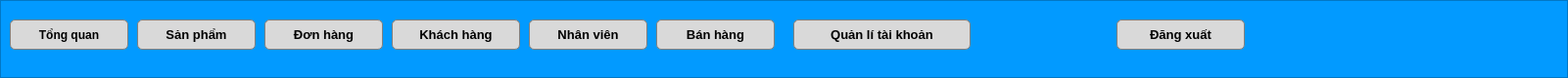
   <widget class="QFrame" name="frame">
    <property name="geometry">
     <rect>
      <x>-1</x>
      <y>0</y>
      <width>1601</width>
      <height>80</height>
     </rect>
    </property>
    <property name="styleSheet">
     <string notr="true">background-color: rgb(2, 154, 255);</string>
    </property>
    <property name="frameShape">
     <enum>QFrame::StyledPanel</enum>
    </property>
    <property name="frameShadow">
     <enum>QFrame::Raised</enum>
    </property>
    <widget class="QPushButton" name="btTong_quan">
     <property name="geometry">
      <rect>
       <x>10</x>
       <y>20</y>
       <width>121</width>
       <height>31</height>
      </rect>
     </property>
     <property name="font">
      <font>
       <weight>75</weight>
       <bold>true</bold>
      </font>
     </property>
     <property name="cursor">
      <cursorShape>PointingHandCursor</cursorShape>
     </property>
     <property name="acceptDrops">
      <bool>false</bool>
     </property>
     <property name="layoutDirection">
      <enum>Qt::LeftToRight</enum>
     </property>
     <property name="autoFillBackground">
      <bool>false</bool>
     </property>
     <property name="styleSheet">
      <string notr="true">QPushButton{
background-color: rgb(217, 217, 217);
border: 1px solid gray;
border-radius: 5px;
color: black;
font-weight: bold;
}
QPushButton:hover{
background-color: #FBE30B;
}</string>
     </property>
     <property name="text">
      <string>Tổng quan</string>
     </property>
     <property name="icon">
      <iconset resource="icon/iconnav.qrc">
       <normaloff>:/icon/icon/tongquan35.png</normaloff>:/icon/icon/tongquan35.png</iconset>
     </property>
    </widget>
    <widget class="QPushButton" name="btSan_pham">
     <property name="geometry">
      <rect>
       <x>140</x>
       <y>20</y>
       <width>121</width>
       <height>31</height>
      </rect>
     </property>
     <property name="font">
      <font>
       <family>Arial</family>
       <pointsize>10</pointsize>
       <weight>75</weight>
       <bold>true</bold>
      </font>
     </property>
     <property name="cursor">
      <cursorShape>PointingHandCursor</cursorShape>
     </property>
     <property name="styleSheet">
      <string notr="true">QPushButton{
background-color: rgb(217, 217, 217);
border: 1px solid gray;
border-radius: 5px;
color: black;
font-weight: bold;
}
QPushButton:hover{
background-color: #FBE30B;
}</string>
     </property>
     <property name="text">
      <string>Sản phẩm</string>
     </property>
     <property name="icon">
      <iconset resource="icon/iconnav.qrc">
       <normaloff>:/icon/icon/sanpham35.png</normaloff>:/icon/icon/sanpham35.png</iconset>
     </property>
    </widget>
    <widget class="QPushButton" name="btDon_hang">
     <property name="geometry">
      <rect>
       <x>270</x>
       <y>20</y>
       <width>121</width>
       <height>31</height>
      </rect>
     </property>
     <property name="font">
      <font>
       <family>Arial</family>
       <pointsize>10</pointsize>
       <weight>75</weight>
       <bold>true</bold>
      </font>
     </property>
     <property name="cursor">
      <cursorShape>PointingHandCursor</cursorShape>
     </property>
     <property name="styleSheet">
      <string notr="true">QPushButton{
background-color: rgb(217, 217, 217);
border: 1px solid gray;
border-radius: 5px;
color: black;
font-weight: bold;
}
QPushButton:hover{
background-color: #FBE30B;
}</string>
     </property>
     <property name="text">
      <string>Đơn hàng</string>
     </property>
     <property name="icon">
      <iconset resource="icon/iconnav.qrc">
       <normaloff>:/icon/icon/dh.png</normaloff>:/icon/icon/dh.png</iconset>
     </property>
    </widget>
    <widget class="QPushButton" name="btKhach_hang">
     <property name="geometry">
      <rect>
       <x>400</x>
       <y>20</y>
       <width>131</width>
       <height>31</height>
      </rect>
     </property>
     <property name="font">
      <font>
       <family>Arial</family>
       <pointsize>10</pointsize>
       <weight>75</weight>
       <bold>true</bold>
      </font>
     </property>
     <property name="cursor">
      <cursorShape>PointingHandCursor</cursorShape>
     </property>
     <property name="styleSheet">
      <string notr="true">QPushButton{
background-color: rgb(217, 217, 217);
border: 1px solid gray;
border-radius: 5px;
color: black;
font-weight: bold;
}
QPushButton:hover{
background-color: #FBE30B;
}</string>
     </property>
     <property name="text">
      <string>Khách hàng</string>
     </property>
     <property name="icon">
      <iconset resource="icon/iconnav.qrc">
       <normaloff>:/icon/icon/khach35.png</normaloff>:/icon/icon/khach35.png</iconset>
     </property>
    </widget>
    <widget class="QPushButton" name="btNhan_vien">
     <property name="geometry">
      <rect>
       <x>540</x>
       <y>20</y>
       <width>121</width>
       <height>31</height>
      </rect>
     </property>
     <property name="font">
      <font>
       <family>Arial</family>
       <pointsize>10</pointsize>
       <weight>75</weight>
       <bold>true</bold>
      </font>
     </property>
     <property name="cursor">
      <cursorShape>PointingHandCursor</cursorShape>
     </property>
     <property name="styleSheet">
      <string notr="true">QPushButton{
background-color: rgb(217, 217, 217);
border: 1px solid gray;
border-radius: 5px;
color: black;
font-weight: bold;
}
QPushButton:hover{
background-color: #FBE30B;
}</string>
     </property>
     <property name="text">
      <string>Nhân viên</string>
     </property>
     <property name="icon">
      <iconset resource="icon/iconnav.qrc">
       <normaloff>:/icon/icon/nhanvien35.png</normaloff>:/icon/icon/nhanvien35.png</iconset>
     </property>
    </widget>
    <widget class="QPushButton" name="btTai_khoan">
     <property name="geometry">
      <rect>
       <x>1140</x>
       <y>20</y>
       <width>131</width>
       <height>31</height>
      </rect>
     </property>
     <property name="font">
      <font>
       <family>Arial</family>
       <pointsize>10</pointsize>
       <weight>75</weight>
       <bold>true</bold>
      </font>
     </property>
     <property name="cursor">
      <cursorShape>PointingHandCursor</cursorShape>
     </property>
     <property name="styleSheet">
      <string notr="true">QPushButton{
background-color: rgb(217, 217, 217);
border: 1px solid gray;
border-radius: 5px;
color: black;
font-weight: bold;
}
QPushButton:hover{
background-color: #FBE30B;
}</string>
     </property>
     <property name="text">
      <string>Đăng xuất</string>
     </property>
     <property name="icon">
      <iconset resource="icon/iconnav.qrc">
       <normaloff>:/icon/icon/taikhoan35.png</normaloff>:/icon/icon/taikhoan35.png</iconset>
     </property>
    </widget>
    <widget class="QPushButton" name="btBan_hang">
     <property name="geometry">
      <rect>
       <x>670</x>
       <y>20</y>
       <width>121</width>
       <height>31</height>
      </rect>
     </property>
     <property name="font">
      <font>
       <family>Arial</family>
       <pointsize>10</pointsize>
       <weight>75</weight>
       <bold>true</bold>
      </font>
     </property>
     <property name="cursor">
      <cursorShape>PointingHandCursor</cursorShape>
     </property>
     <property name="styleSheet">
      <string notr="true">QPushButton{
background-color: rgb(217, 217, 217);
border: 1px solid gray;
border-radius: 5px;
color: black;
font-weight: bold;
}
QPushButton:hover{
background-color: #FBE30B;
}</string>
     </property>
     <property name="text">
      <string>Bán hàng</string>
     </property>
     <property name="icon">
      <iconset resource="icon/iconnav.qrc">
       <normaloff>:/icon/icon/banhang35.png</normaloff>:/icon/icon/banhang35.png</iconset>
     </property>
    </widget>
    <widget class="QPushButton" name="btQuan_li_tk">
     <property name="geometry">
      <rect>
       <x>810</x>
       <y>20</y>
       <width>181</width>
       <height>31</height>
      </rect>
     </property>
     <property name="font">
      <font>
       <family>Arial</family>
       <pointsize>10</pointsize>
       <weight>75</weight>
       <bold>true</bold>
      </font>
     </property>
     <property name="cursor">
      <cursorShape>PointingHandCursor</cursorShape>
     </property>
     <property name="styleSheet">
      <string notr="true">QPushButton{
background-color: rgb(217, 217, 217);
border: 1px solid gray;
border-radius: 5px;
color: black;
font-weight: bold;
}
QPushButton:hover{
background-color: #FBE30B;
}</string>
     </property>
     <property name="text">
      <string>Quản lí tài khoản</string>
     </property>
     <property name="icon">
      <iconset resource="icon/iconnav.qrc">
       <normaloff>:/icon/icon/qltaikhoan35.png</normaloff>:/icon/icon/qltaikhoan35.png</iconset>
     </property>
    </widget>
   </widget>
